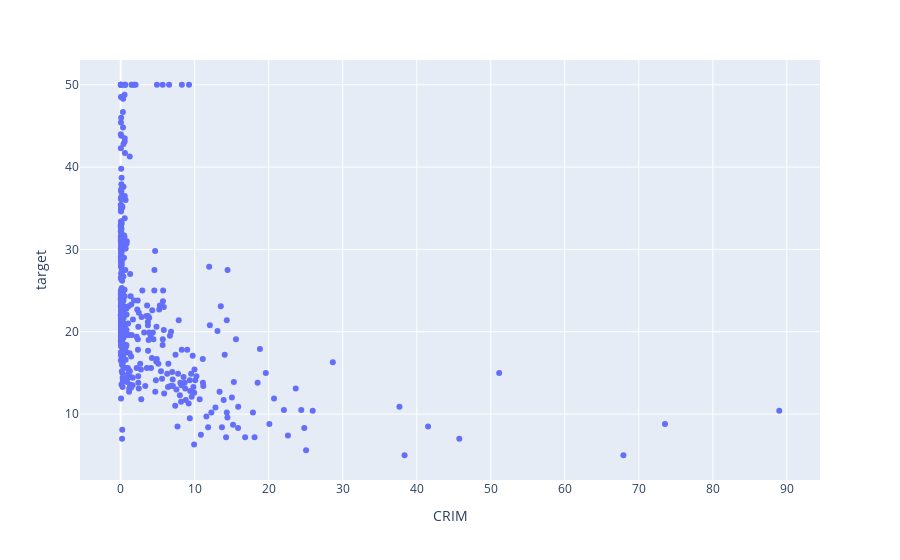

The code cell stored with this chart in its notebook:
### Code cell
## Relation with Target Variable
fig=px.scatter(df,x='CRIM',y='target')
fig.show()

### Figure 1 — Plotly figure (JSON) as saved in the notebook; plotly's stock layout.template omitted (floating-point values rounded to 4 significant figures; data arrays with more than 128 entries replaced by an {"elided": "..."} marker saying what was removed)
{"data": [{"hoverlabel": {"namelength": 0}, "hovertemplate": "CRIM=%{x}<br>target=%{y}", "legendgroup": "", "marker": {"color": "#636efa", "symbol": "circle"}, "mode": "markers", "name": "", "showlegend": false, "type": "scatter", "x": {"elided": "506 float values"}, "xaxis": "x", "y": {"elided": "506 float values"}, "yaxis": "y"}], "layout": {"legend": {"tracegroupgap": 0}, "margin": {"t": 60}, "xaxis": {"anchor": "y", "domain": [0, 1], "title": {"text": "CRIM"}}, "yaxis": {"anchor": "x", "domain": [0, 1], "title": {"text": "target"}}}}
